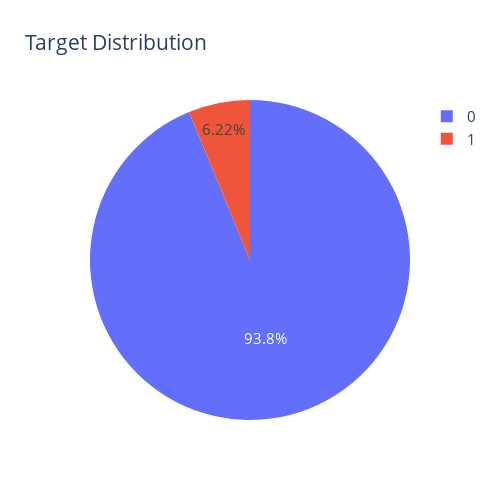

The code cell stored with this chart in its notebook:
### Markdown cell above
Average length is 13, but if we take length as hiden dimension about 30-35 it should be better - as we see these lengths(30-35) are in the middle of data.
if we got 13 - most of sentences would be cut and their 70-80% would be lost...  also the cut parts should be important for the final target, but i think its no need to filter them - as start of 30 word must have enough content to predict final target - if dont, some almost same sentences should have different targets and i think this will help to learn still the right way.

### Code cell
import plotly.offline as py
import plotly.graph_objs as go
py.init_notebook_mode(connected=True)

# display how the targets are distributed
def configure_target_statistic(targets):
    trg_cnt = targets.value_counts()
    labels, sizes = (np.array(trg_cnt.index)), (np.array(100*(trg_cnt/trg_cnt.sum())))
    py.iplot(go.Figure(data=[go.Pie(labels=labels, values=sizes)], layout=go.Layout(title='Target Distribution',font=dict(size=15),width=500, height=500)))
    return trg_cnt

configure_target_statistic(targets)

### Figure 1 — Plotly figure (JSON) as saved in the notebook; plotly's stock layout.template omitted (floating-point values rounded to 4 significant figures)
{"data": [{"labels": [0, 1], "type": "pie", "values": [93.78, 6.216]}], "layout": {"font": {"size": 15}, "height": 500, "title": {"text": "Target Distribution"}, "width": 500}}
